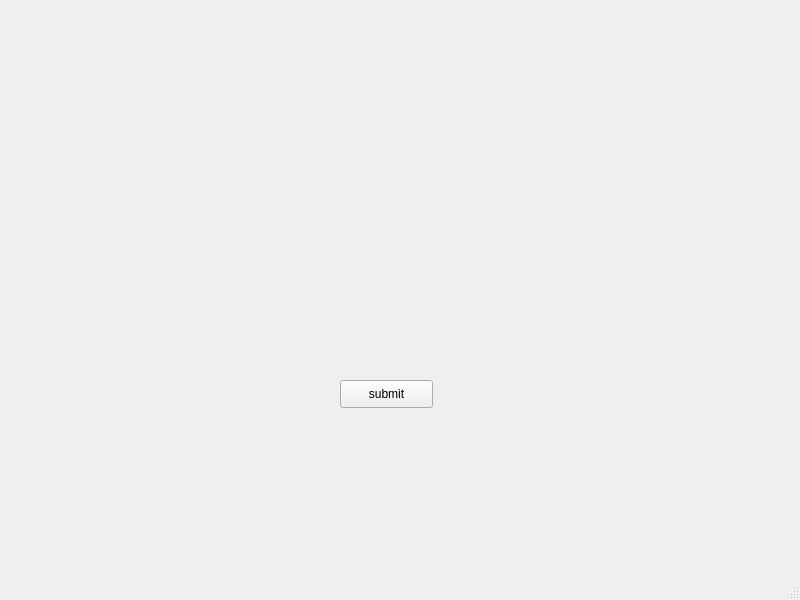
<?xml version="1.0" encoding="UTF-8"?>
<ui version="4.0">
 <class>MainWindow</class>
 <widget class="QMainWindow" name="MainWindow">
  <property name="geometry">
   <rect>
    <x>0</x>
    <y>0</y>
    <width>800</width>
    <height>600</height>
   </rect>
  </property>
  <property name="windowTitle">
   <string>MainWindow</string>
  </property>
  <widget class="QWidget" name="centralwidget">
   <widget class="QLabel" name="textlabel">
    <property name="geometry">
     <rect>
      <x>20</x>
      <y>50</y>
      <width>741</width>
      <height>251</height>
     </rect>
    </property>
    <property name="font">
     <font>
      <family>黑体</family>
      <pointsize>7</pointsize>
     </font>
    </property>
    <property name="text">
     <string/>
    </property>
   </widget>
   <widget class="QPushButton" name="pushButton">
    <property name="geometry">
     <rect>
      <x>340</x>
      <y>380</y>
      <width>93</width>
      <height>28</height>
     </rect>
    </property>
    <property name="text">
     <string>submit</string>
    </property>
   </widget>
  </widget>
  <widget class="QMenuBar" name="menubar">
   <property name="geometry">
    <rect>
     <x>0</x>
     <y>0</y>
     <width>800</width>
     <height>26</height>
    </rect>
   </property>
  </widget>
  <widget class="QStatusBar" name="statusbar"/>
 </widget>
 <resources/>
 <connections/>
</ui>
